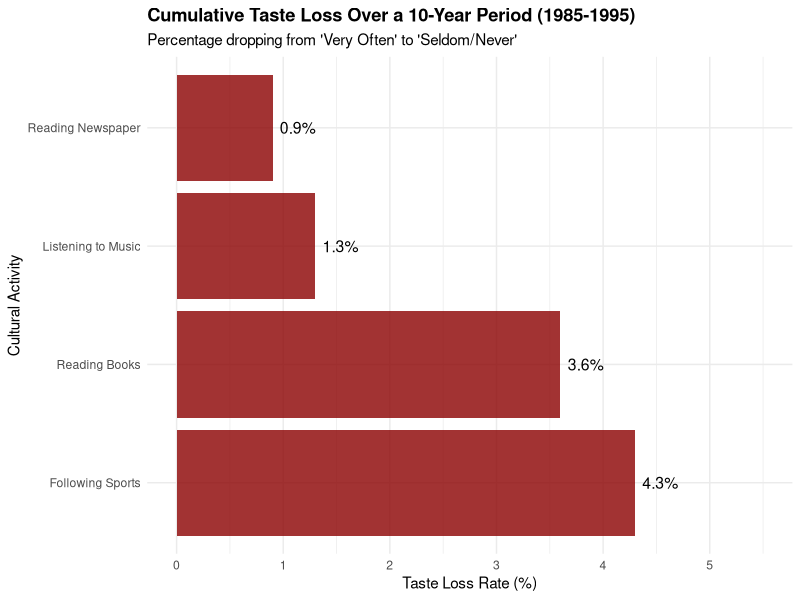

This chart was generated by the following R code:
library(ggplot2)

loss_data <- data.frame(
  Activity = c("Reading Newspaper", "Listening to Music", "Reading Books", "Following Sports"),
  Loss_Rate = c(0.9, 1.3, 3.6, 4.3)
)

p1 <- ggplot(loss_data, aes(x = reorder(Activity, -Loss_Rate), y = Loss_Rate)) +
  geom_col(fill = "darkred", alpha = 0.8) +
  geom_text(aes(label = paste0(Loss_Rate, "%")), hjust = -0.2, size = 4) +
  coord_flip() +
  scale_y_continuous(limits = c(0, 5.5), breaks = seq(0, 5, 1)) +
  labs(
    title = "Cumulative Taste Loss Over a 10-Year Period (1985-1995)",
    subtitle = "Percentage dropping from 'Very Often' to 'Seldom/Never'",
    x = "Cultural Activity",
    y = "Taste Loss Rate (%)"
  ) +
  theme_minimal() +
  theme(plot.title = element_text(face = "bold"))

ggsave("tex/taste_retention.png", p1, width = 8, height = 3)
